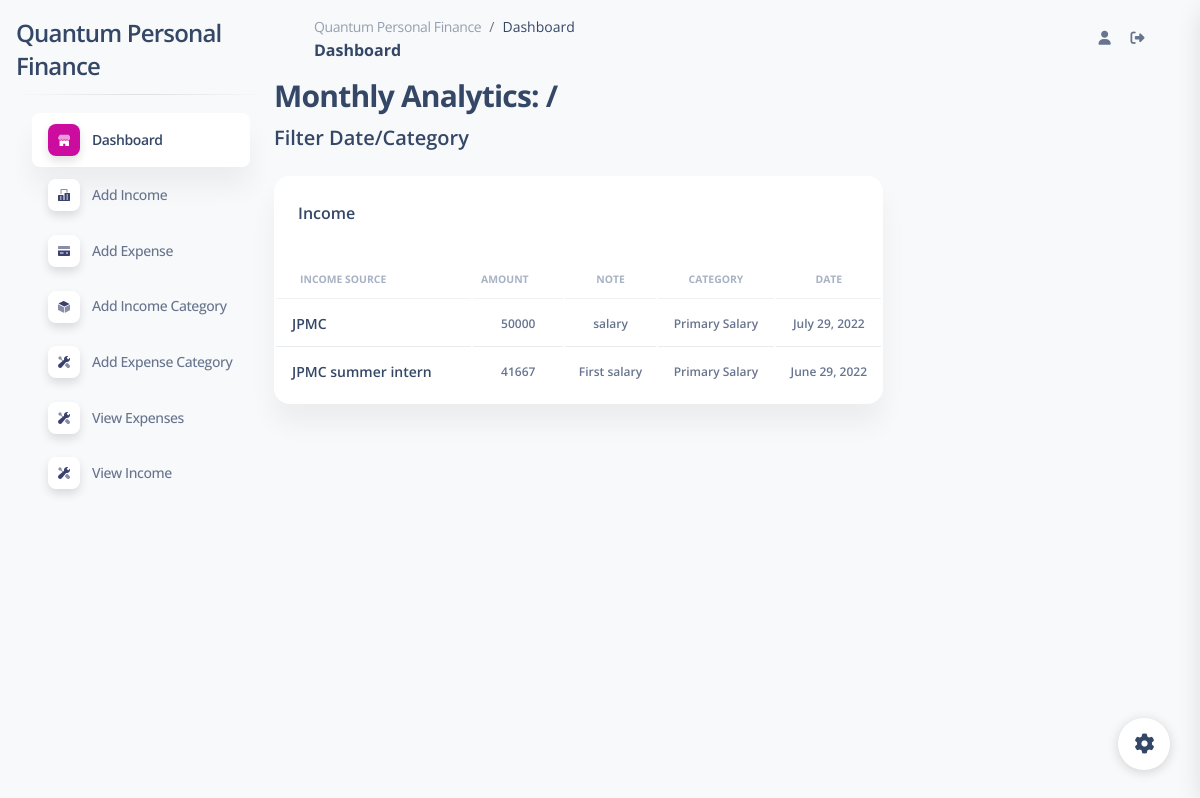
/finances/income/sandy/ (signed in), run on the app's committed database.
### finances/models.py (models this page shows, shortened)
class Income(models.Model):
    profile = models.ForeignKey(User, on_delete=models.SET_NULL, null=True, related_name='income_user')
    time_stamp = models.DateField()
    source = models.CharField(max_length=250, blank=False)
    amount = models.IntegerField()
    note = models.CharField(max_length=5000)
    category = models.ForeignKey(IncomeCategory, on_delete=models.CASCADE, related_name='income_category')

class IncomeCategory(models.Model):
    profile = models.ForeignKey(User, on_delete=models.SET_NULL, null=True, related_name='income_category_user')
    name = models.CharField(max_length=250, blank=False)
    total_amount = models.IntegerField(null=True)
    def __str__(self):
        return self.name

### finances/views.py (the view)
# urls.py: path('income/<username>/', IncomeView,name="income"),
def IncomeView(request, username=None):
    context ={}
    profile = User.objects.get(username=username)
    context["income_list"] = Income.objects.filter(profile=profile).order_by('-id')
    return render(request, "finances/income_view.html", context)

### templates/finances/income_view.html (shortened to what this page needs)
{% extends "../base.html" %}
{% block content %}
      {% if user.is_authenticated %}
      <h3>Monthly Analytics: {{ month }}/{{ year }}</h3>
      <h5>Filter Date/Category</h5>
      <div class="row my-4">
        <div class="col-lg-8 col-md-6 mb-md-0 mb-4">
          <div class="card">
            <div class="card-header pb-0">
              <div class="row">
                <div class="col-lg-6 col-7">
                  <h6>Income</h6>
                </div>
              </div>
            </div>
            <div class="card-body px-0 pb-2">
              <div class="table-responsive">
                <table class="table align-items-center mb-0 center">
                  <thead>
                    <tr>
                      <th class="text-uppercase text-secondary text-xxs font-weight-bolder opacity-7">Income Source</th>
                      <th class="text-uppercase text-secondary text-xxs font-weight-bolder opacity-7 ps-2">Amount</th>
                      <th class="text-center text-uppercase text-secondary text-xxs font-weight-bolder opacity-7">Note</th>
                      <th class="text-center text-uppercase text-secondary text-xxs font-weight-bolder opacity-7">Category</th>
                      <th class="text-center text-uppercase text-secondary text-xxs font-weight-bolder opacity-7">Date</th>
                    </tr>
                  </thead>
                  <tbody>
                    {% for income in income_list %}
                    <tr>
                      <td>
                        <div class="d-flex px-2 py-1">
                          <div class="d-flex flex-column justify-content-center">
                            <h6 class="mb-0 text-sm">{{ income.source }}</h6>
                          </div>
                        </div>
                      </td>
                      <td class="align-middle text-center text-sm">
                        <span class="text-xs font-weight-bold"> {{ income.amount }} </span>
                      </td>
                      <td class="align-middle text-center text-sm">
                        <span class="text-xs font-weight-bold"> {{ income.note }} </span>
                      </td>
                      <td class="align-middle text-center text-sm">
                        <span class="text-xs font-weight-bold"> {{ income.category }} </span>
                      </td>
                      <td class="align-middle text-center text-sm">
                        <span class="text-xs font-weight-bold"> {{ income.time_stamp }} </span>
                      </td>
                    </tr>
                    {% endfor %}
                  </tbody>
                </table>
              </div>
            </div>
          </div>
        </div>
    <br>
    {% endif %}
  </div>
  {% endblock %}

### data on the page
Income: source "JPMC", amount "50000", note "salary", category "Primary Salary", time_stamp "July 29, 2022"
Income: source "JPMC summer intern", amount "41667", note "First salary", category "Primary Salary", time_stamp "June 29, 2022"
